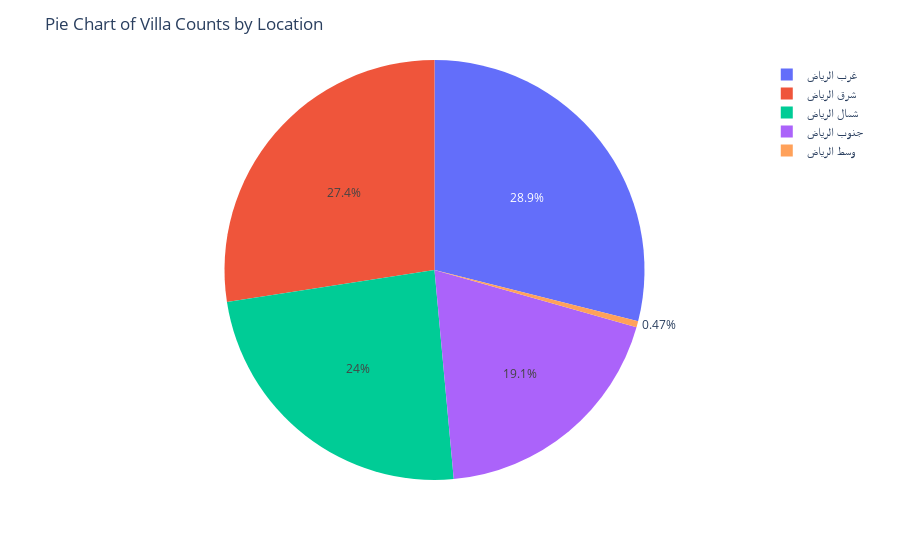

Here is the notebook cell this chart was saved with:
### Code cell
location_counts = DF['location'].value_counts().reset_index()
location_counts.columns = ['location', 'count']
location_counts
fig = px.pie(location_counts, values='count', names='location')

fig.update_layout(title='Pie Chart of Villa Counts by Location')

fig.show()

### Figure 1 — Plotly figure (JSON) as saved in the notebook; plotly's stock layout.template omitted (floating-point values rounded to 4 significant figures)
{"data": [{"domain": {"x": [0, 1], "y": [0, 1]}, "hovertemplate": "location=%{label}<br>count=%{value}<extra></extra>", "labels": ["غرب الرياض", "شرق الرياض", "شمال الرياض", "جنوب الرياض", "وسط الرياض"], "legendgroup": "", "name": "", "showlegend": true, "type": "pie", "values": [13548, 12844, 11254, 8960, 220]}], "layout": {"legend": {"tracegroupgap": 0}, "margin": {"t": 60}, "title": {"text": "Pie Chart of Villa Counts by Location"}}}
